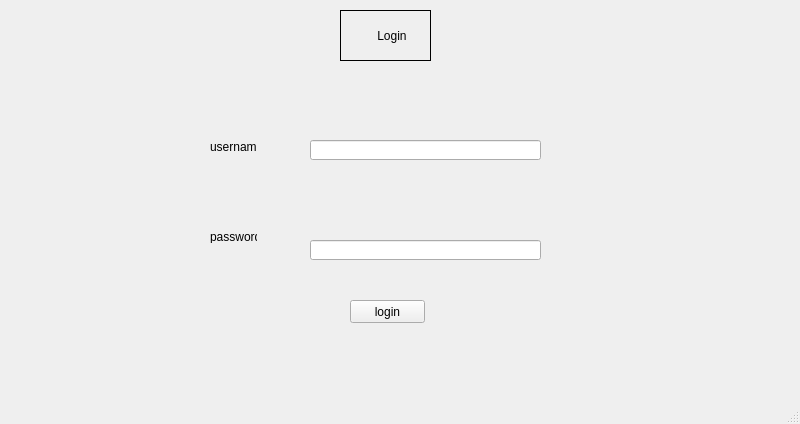
<?xml version="1.0" encoding="UTF-8"?>
<ui version="4.0">
 <class>MainWindow</class>
 <widget class="QMainWindow" name="MainWindow">
  <property name="geometry">
   <rect>
    <x>0</x>
    <y>0</y>
    <width>800</width>
    <height>424</height>
   </rect>
  </property>
  <property name="windowTitle">
   <string>MainWindow</string>
  </property>
  <widget class="QWidget" name="centralwidget">
   <widget class="QLabel" name="label">
    <property name="geometry">
     <rect>
      <x>340</x>
      <y>10</y>
      <width>91</width>
      <height>51</height>
     </rect>
    </property>
    <property name="frameShape">
     <enum>QFrame::Box</enum>
    </property>
    <property name="text">
     <string>          Login</string>
    </property>
   </widget>
   <widget class="QLabel" name="label_2">
    <property name="geometry">
     <rect>
      <x>210</x>
      <y>140</y>
      <width>47</width>
      <height>13</height>
     </rect>
    </property>
    <property name="text">
     <string>username</string>
    </property>
   </widget>
   <widget class="QLabel" name="label_3">
    <property name="geometry">
     <rect>
      <x>210</x>
      <y>230</y>
      <width>47</width>
      <height>13</height>
     </rect>
    </property>
    <property name="text">
     <string>password</string>
    </property>
   </widget>
   <widget class="QLineEdit" name="username">
    <property name="geometry">
     <rect>
      <x>310</x>
      <y>140</y>
      <width>231</width>
      <height>20</height>
     </rect>
    </property>
    <property name="text">
     <string/>
    </property>
   </widget>
   <widget class="QLineEdit" name="password">
    <property name="geometry">
     <rect>
      <x>310</x>
      <y>240</y>
      <width>231</width>
      <height>20</height>
     </rect>
    </property>
    <property name="text">
     <string/>
    </property>
   </widget>
   <widget class="QPushButton" name="loginButton">
    <property name="geometry">
     <rect>
      <x>350</x>
      <y>300</y>
      <width>75</width>
      <height>23</height>
     </rect>
    </property>
    <property name="text">
     <string>login</string>
    </property>
   </widget>
  </widget>
  <widget class="QMenuBar" name="menubar">
   <property name="geometry">
    <rect>
     <x>0</x>
     <y>0</y>
     <width>800</width>
     <height>21</height>
    </rect>
   </property>
  </widget>
  <widget class="QStatusBar" name="statusbar"/>
 </widget>
 <resources/>
 <connections/>
</ui>
